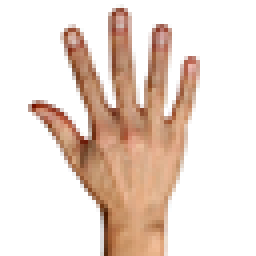
#> input picture inne/hand/hand_photo.ppm, 64 x 64 px (shown 4 times larger)
$ jupyter execute hand.ipynb
#> lines starting #> are read from the running program, lines starting #| are printed output that depends on the picture
1. wczyta zdj˛ecie z pliku,

[cell 1]
import matplotlib.pyplot as plt
from PIL import Image
import cv2
hand_image = cv2.imread('hand_photo.ppm')
#> hand_image is the input picture: shape (64, 64, 3); mean B, G, R 207.5, 217.6, 234.3
hand_image = cv2.cvtColor(hand_image, cv2.COLOR_BGR2RGB)
R, G, B = cv2.split(hand_image)
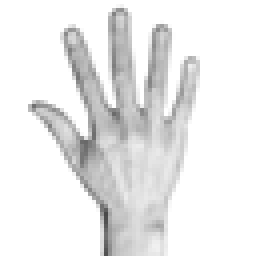
#> R: shape (64, 64) (shown 4 times larger); min 73, max 255, mean 234.3
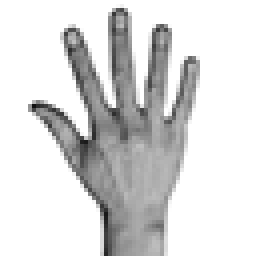
#> G: shape (64, 64) (shown 4 times larger); min 17, max 255, mean 217.6
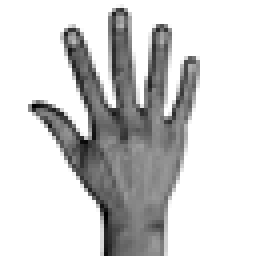
#> B: shape (64, 64) (shown 4 times larger); min 0, max 255, mean 207.5
# Display the image
plt.imshow(hand_image)
plt.axis('off')  # Turn off axis
plt.show()
plt.imshow(R)
plt.axis('off')  # Turn off axis
plt.show()
plt.imshow(G)
plt.axis('off')  # Turn off axis
plt.show()
plt.imshow(B)
plt.axis('off')  # Turn off axis
plt.show()

2. dokona konwersji zdj˛ecia z formatu RGB na format YCbCr zgodnie z metod ˛a opisan ˛a
w rozdziale 9.2. Uwaga. Prosz˛e nie wykorzystywac do tego celu funkcji wbudowanej ´
w srodowisko – prosz˛e wykorzysta ´ c podane równania ´ bezposrednio ´ .

[cell 2]
import numpy as np
conversion_matrix = np.array([[0.299, 0.587, 0.114],
                              [-0.168736, -0.331264, 0.5],
                              [0.5, -0.418688, -0.081312]])
rgb = np.stack((R.astype(np.float32), G.astype(
    np.float32), B.astype(np.float32)))
ycbcr = np.dot(conversion_matrix, rgb.reshape((3, -1))) + \
    np.array([[0], [128], [128]])
YCbCr = ycbcr.reshape(hand_image.shape)
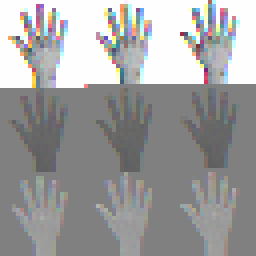
#> YCbCr: shape (64, 64, 3) float64 (shown 4 times larger); mean R, G, B 159.7, 159.5, 159.6
Y, Cb, Cr = cv2.split(YCbCr)
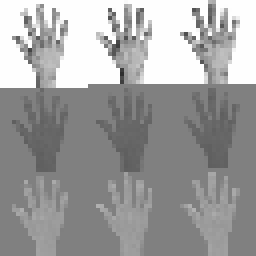
#> Y: shape (64, 64) float64 (shown 4 times larger); min 47.31, max 255, mean 159.7
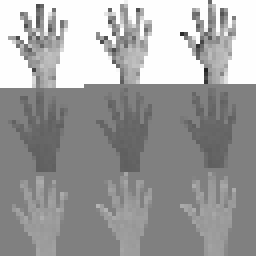
#> Cb: shape (64, 64) float64 (shown 4 times larger); min 36.5, max 255, mean 159.5
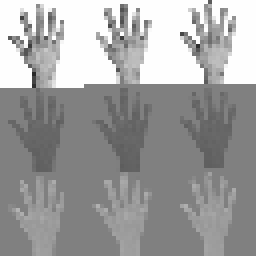
#> Cr: shape (64, 64) float64 (shown 4 times larger); min 40.97, max 255, mean 159.6
plt.imshow(YCbCr)
plt.axis('off')  # Turn off axis
plt.show()

[cell 3]
def ycc_f(r, g, b):  # in (0,255) range
    y = .299*r + .587*g + .114*b
    cb = 128 - .168736*r - .331364*g + .5*b
    cr = 128 + .5*r - .418688*g - .081312*b
    img_ycrcb = np.stack((y, cb, cr), axis=2)
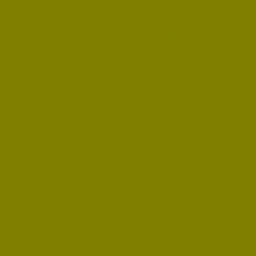
#> img_ycrcb: shape (64, 64, 3) float64 (shown 4 times larger); mean of channels 0, 1, 2 0.9, 128, 128; drawn as B, G, R
    return img_ycrcb


R = R / 255.0
G = G / 255.0
B = B / 255.0
YCbCr = ycc_f(R, G, B)
plt.imshow(YCbCr)
plt.axis('off')  # Turn off axis
plt.show()
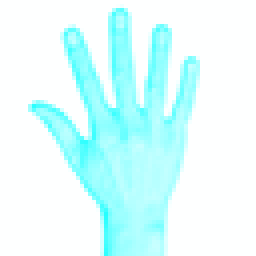
#> shown: shape (64, 64, 3) float64 (shown 4 times larger); mean R, G, B 0.868, 1, 1

3. dokona segmentacji obszaru twarzy (koloru skóry) – 9.2.

[cell 4]
# Segmentacja obszaru twarzy
mask = np.zeros_like(YCbCr[:, :, 0])
for i in range(mask.shape[0]):
    for j in range(mask.shape[1]):
        if YCbCr[i, j, 1] > 77 and YCbCr[i, j, 2] > 133:
            mask[i, j] = 1
#> mask: shape (64, 64) float64; every value is 0

4. dokona filtracji maski – kontekstowa filtracja medianowa dla obrazów binarnych
(funkcja medfilt2 lub medianBlur)

[cell 5]
# Filtracja maski
filtered_mask = cv2.medianBlur(mask.astype(np.uint8), ksize=3)
plt.imshow(filtered_mask)
plt.axis('off')  # Turn off axis
plt.show()
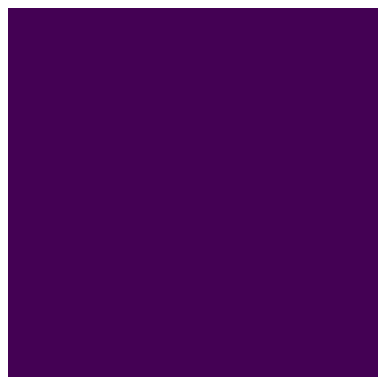
#> figure drawn by matplotlib, 1 panel
